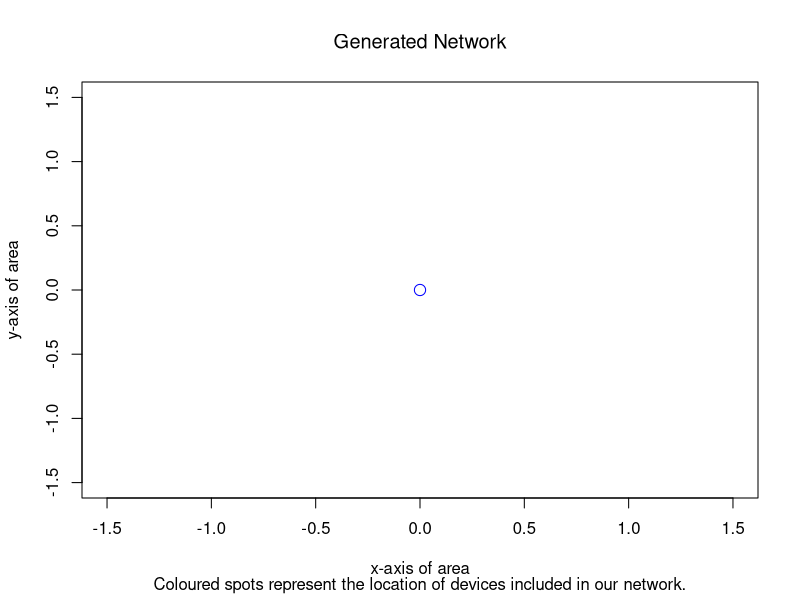

Recreate this plot in R. (Note: this script raises an error after producing the figure.)
#graphing of results for checking purposes
#will make plotly (interractive) version ...soon...

bad_net_plot <- function(net_obj,unreachable_devs,ran_tri,n_ran_tri){
  par(mfrow=c(1,1))
  
  plot(0,0,cex=1.5,col="blue",xlim =c(-1.5,1.5),ylim=c(-1.5,1.5),
       main=expression("Generated Network"),
       sub=expression("Coloured spots represent the location of devices included in our network."),
       ylab="y-axis of area",
       xlab="x-axis of area")
  #polygon to show where there could be bad coverage, point.in.polygon can be used to check
  for (u in 0:(n_ran_tri-1)){
    
    polygon(ran_tri[[1]][(1+u*3):(3+u*3)],ran_tri[[2]][(1+u*3):(3+u*3)], col = NULL, border = "dark red")
  }
  for (z in unreachable_devs){
    
    points(z$x,z$y, col="grey")
  }
  for (i in network.0$uevbs_net$tree_nets){
    
    for (k in i$stem){
      
      for(q in k$dev_list){
        
        points(q$x,q$y,col="red")
      }
    }
    for(a in i$clust){
      
      for(w in a$dev_list){
        
        points(w$x,w$y,col="black")
      }
    }
  }
  for (t in network.0$ue_net$dev_list){
    points(t$x,t$y,col = "black")
  }
  
  
  plot(0,0,cex=1.5,col="blue",xlim =c(-2,2),ylim=c(-2,2),
       main=expression("Generated Network"),
       sub=expression("Cluster networks"),
       ylab="y-axis of area",
       xlab="x-axis of area")
  for (u in 0:(n_ran_tri-1)){
    
    polygon(ran_tri[[1]][(1+u*3):(3+u*3)],ran_tri[[2]][(1+u*3):(3+u*3)], col = NULL, border = "dark red")
  }
  for (z in unreachable_devs){
    
    points(z$x,z$y, col="grey")
  }
  for (i in network.0$uevbs_net$tree_nets){
    # trail_x <- c()
    # trail_y <- 0
    for (k in i$stem){
      
      l_dev_no=length(k$dev_list)
      trail_x<-k$dev_list[[l_dev_no]]$x
      trail_y<-k$dev_list[[l_dev_no]]$y
      for(q in k$dev_list){
        
        points(q$x,q$y,col="red")
        
      }
      # print(trail_x)
      # print(trail_x)
    }
    # clust_cntr <- 1
    for(a in i$clust){
      
      for(w in a$dev_list){
        
        points(w$x,w$y,col="orange")
        lines(c(trail_x,w$x),c(trail_y,w$y),col="black")
        # clust_cntr <- clust_cntr + 1
      }
    }
  }
  for (t in network.0$ue_net$dev_list){
    points(t$x,t$y,col = "green")
  }
  
  
  
  
  plot(0,0,cex=1.5,col="blue",xlim =c(-2,2),ylim=c(-2,2),
       main=expression("Generated Network"),
       sub=expression("Relay networks"),
       ylab="y-axis of area",
       xlab="x-axis of area")
  for (u in 0:(n_ran_tri-1)){
    
    polygon(ran_tri[[1]][(1+u*3):(3+u*3)],ran_tri[[2]][(1+u*3):(3+u*3)], col = NULL, border = "dark red")
  }
  for (z in unreachable_devs){
    
    points(z$x,z$y, col="grey")
  }
  for (i in network.0$uevbs_net$tree_nets){
    s_trail_x <- 0
    s_trail_y <- 0
    for (k in i$stem){
      
      
      for(q in k$dev_list){
        
        points(q$x,q$y,col="red")
        # print(c(s_trail_x,q$x))
        # print(c(s_trail_y,q$y))
        lines(c(s_trail_x,q$x),c(s_trail_y,q$y),col="black")
        s_trail_x <- q$x
        s_trail_y <- q$y
        
      }
      # print(trail_x)
      # print(trail_x)
    }
    for(a in i$clust){
      
      for(w in a$dev_list){
        
        points(w$x,w$y,col="orange")
      }
    }
  }
  for (t in network.0$ue_net$dev_list){
    points(t$x,t$y,col = "green")
  }
  
  
  
  
  plot(0,0,cex=1.5,col="blue",xlim =c(-1.5,1.5),ylim=c(-1.5,1.5),
       main=expression("Generated Network"),
       sub=expression("Completed UE-VBS networks"),
       ylab="y-axis of area",
       xlab="x-axis of area")
  for (u in 0:(n_ran_tri-1)){
    
    polygon(ran_tri[[1]][(1+u*3):(3+u*3)],ran_tri[[2]][(1+u*3):(3+u*3)], col = NULL, border = "dark red")
  }
  for (z in unreachable_devs){
    
    points(z$x,z$y, col="grey")
  }
  for (i in network.0$uevbs_net$tree_nets){
    s_trail_x <- 0
    s_trail_y <- 0
    for (k in i$stem){
      
      l_dev_no=length(k$dev_list)
      trail_x<-k$dev_list[[l_dev_no]]$x
      trail_y<-k$dev_list[[l_dev_no]]$y
      for(q in k$dev_list){
        
        points(q$x,q$y,col="red")
        # print(c(s_trail_x,q$x))
        # print(c(s_trail_y,q$y))
        lines(c(s_trail_x,q$x),c(s_trail_y,q$y),col="blue")
        s_trail_x <- q$x
        s_trail_y <- q$y
        
      }
      # print(trail_x)
      # print(trail_x)
    }
    for(a in i$clust){
      
      for(w in a$dev_list){
        
        points(w$x,w$y,col="orange")
        lines(c(trail_x,w$x),c(trail_y,w$y),col="black")
      }
    }
  }
  for (t in network.0$ue_net$dev_list){
    points(t$x,t$y,col = "green")
  }
  
}

bad_net_plot(network.0,fleft_out_list,badc_clusr,bc_no)